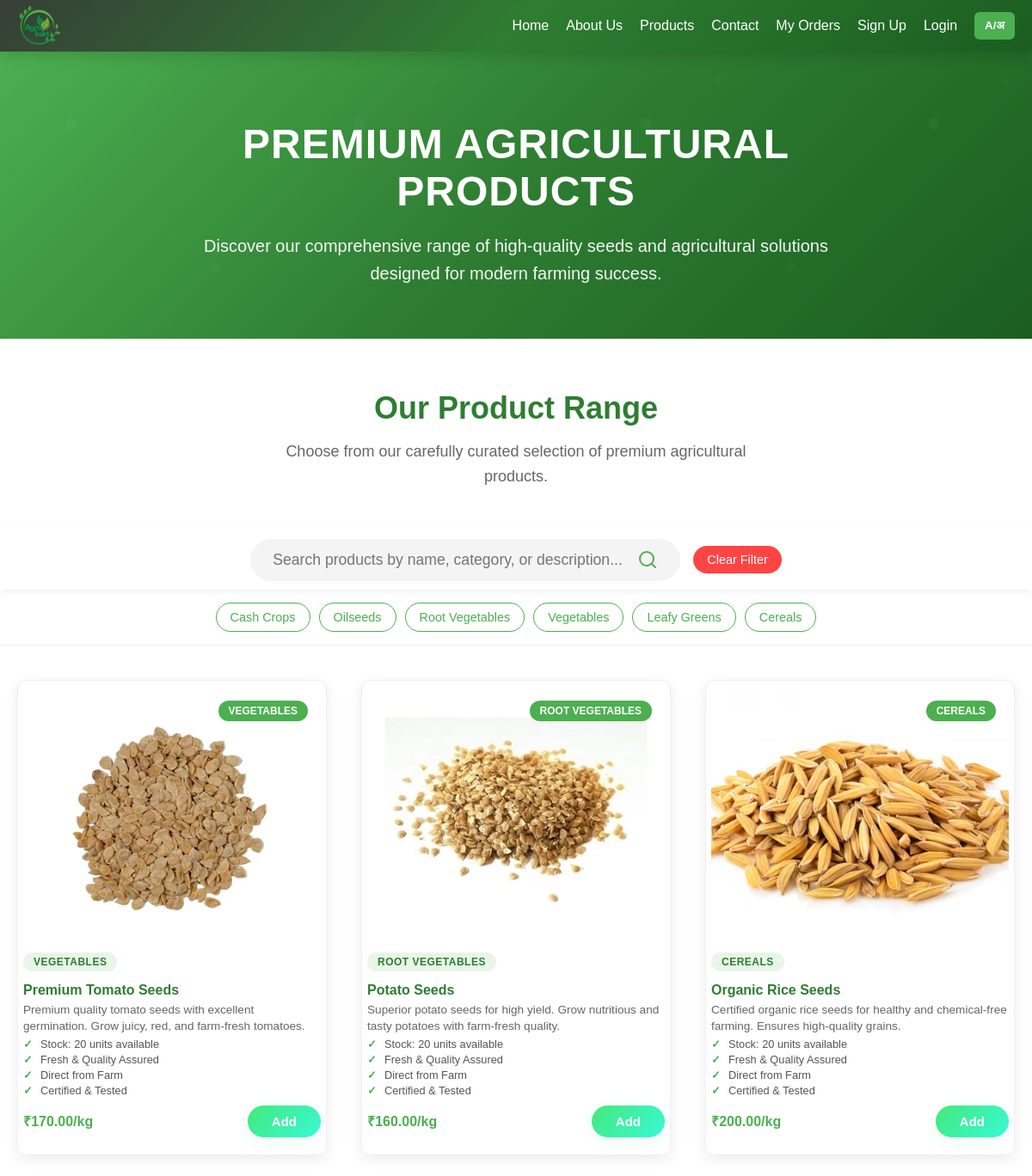
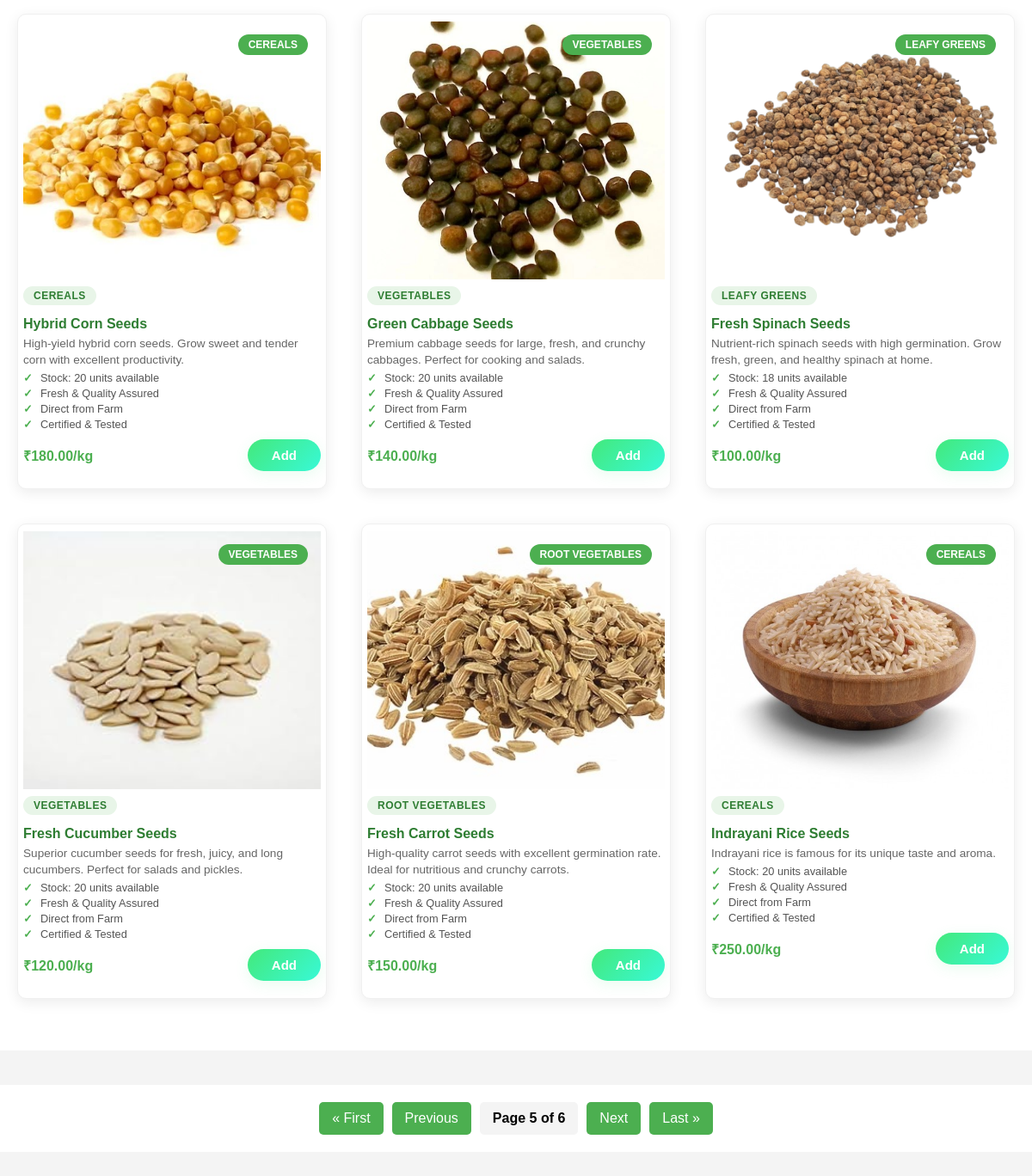
Page /product/?page=5 on the committed database (2 pictures, top to bottom).
### core/models.py (models this page shows, shortened)
class Product(models.Model):
    name = models.CharField(max_length=200)
    name_mr = models.CharField(max_length=200, blank=True, null=True, verbose_name="Name in Marathi")
    description = models.TextField()
    description_mr = models.TextField(blank=True, null=True, verbose_name="Description in Marathi")
    price = models.DecimalField(max_digits=10, decimal_places=2)
    stock_quantity = models.IntegerField(default=0)
    image = models.ImageField(upload_to='products/', blank=True, null=True)
    category = models.CharField(max_length=100, blank=True)
    category_mr = models.CharField(max_length=100, blank=True, null=True, verbose_name="Category in Marathi")
    is_active = models.BooleanField(default=True)
    is_low_stock = models.BooleanField(default=False)
    created_at = models.DateTimeField(auto_now_add=True)
    class Meta:
        ordering = ['-created_at']

### core/views.py (the view, shortened to what this page needs)
# urls.py: path('product/', views.product_view, name='product'),
def product_view(request):
    from django.core.paginator import Paginator
    from django.db.models import Q
    search_query = request.GET.get('search', '')
    category_filter = request.GET.get('category', '')
    products = Product.objects.filter(is_active=True)
    if category_filter:
        products = products.filter(category__iexact=category_filter)
    products = products.order_by('-created_at')
    paginator = Paginator(products, 9)
    page_number = request.GET.get('page')
    page_obj = paginator.get_page(page_number)
    categories = [
        'Cash Crops',
        'Oilseeds',
        'Root Vegetables',
        'Vegetables',
        'Leafy Greens',
        'Cereals'
    ]
    return render(request, 'core/Product.html', {
        'products': page_obj,
        'categories': categories,
        'page_obj': page_obj,
        'search_query': search_query,
        'category_filter': category_filter
    })

### core/templates/core/Product.html (shortened to what this page needs)
{% load static %}
{% include "core/base_header.html" %}
<!DOCTYPE html>
<html lang="en">
<head>
</head>
<body>
  <section class="hero-section">
    <div class="hero-content">
      <h1 class="lang-text" data-en="Premium Agricultural Products" data-mr="प्रीमियम कृषी उत्पादने">Premium Agricultural Products</h1>
      <p class="lang-text"
         data-en="Discover our comprehensive range of high-quality seeds and agricultural solutions designed for modern farming success."
         data-mr="आधुनिक शेतीच्या यशासाठी डिझाइन केलेल्या उच्च दर्जाच्या बियाण्यांची आणि कृषी उपायांची आमची व्यापक श्रेणी शोधा.">
      </p>
    </div>
  </section>
  <section class="product-range-header">
    <h2 class="lang-text" data-en="Our Product Range" data-mr="आमची उत्पादन श्रेणी">Our Product Range</h2>
    <p class="lang-text"
       data-en="Choose from our carefully curated selection of premium agricultural products."
       data-mr="आमच्या काळजीपूर्वक निवडलेल्या प्रीमियम कृषी उत्पादनांमधून निवडा.">
    </p>
  </section>
  <div style="width:100%;background:#fff;box-shadow:0 2px 8px rgba(44,62,80,0.07);padding:18px 0 10px 0;display:flex;justify-content:center;align-items:center;z-index:10;position:relative;">
    <form method="GET" action="." style="display:flex;align-items:center;max-width:500px;width:100%;background:#f4f4f4;border-radius:30px;padding:6px 18px;">
      <input name="search" id="product-search-input" type="text" placeholder="Search products by name, category, or description..." value="{{ search_query|default:'' }}" style="flex:1;border:none;background:transparent;font-size:1.1rem;padding:8px 0 8px 8px;outline:none;">
      <button type="submit" style="background:none;border:none;cursor:pointer;padding:0 8px;">
        <svg width="24" height="24" fill="none" stroke="#4CAF50" stroke-width="2" stroke-linecap="round" stroke-linejoin="round"><circle cx="11" cy="11" r="8"/><line x1="21" y1="21" x2="16.65" y2="16.65"/></svg>
      </button>
    </form>
    <button onclick="clearAllFilters()" style="margin-left:15px;background:#ff4444;color:white;border:none;border-radius:20px;padding:8px 16px;font-size:0.9rem;font-weight:500;cursor:pointer;transition:all 0.3s ease;">
      Clear Filter
    </button>
  </div>
  <div style="width:100%;background:#fff;padding:15px 0;display:flex;justify-content:center;flex-wrap:wrap;gap:10px;border-bottom:1px solid #f0f0f0;">
    {% for cat in categories %}
      <a href="javascript:void(0);"
         class="category-btn {% if category_filter == cat %}category-btn-active{% endif %}"
         onclick="filterProducts('{{ cat|urlencode }}')">
        {{ cat }}
      </a>
    {% endfor %}
  </div>
  <section class="products-section">
    {% if products %}
      {% for product in products %}
        {% if product.is_active %}
          <div class="product-card">
            <div class="product-image-container">
              {% if product.image %}
                <img src="{{ product.image.url }}" alt="{{ product.name }}">
              {% else %}
                <img src="{% static 'images/agrokart.png' %}" alt="{{ product.name }}">
              {% endif %}
              {% if product.category %}
                <div class="product-badge">{{ product.category }}</div>
              {% endif %}
            </div>
            <div class="product-content">
              <div class="product-category">{{ product.category|upper|default:"SEEDS" }}</div>
              <h3>{{ product.name }}</h3>
              <p class="product-description">
                {{ product.description|truncatewords:20 }}
              </p>
              <ul class="product-features">
                <li>Stock: {{ product.stock_quantity }} units available</li>
                <li>Fresh & Quality Assured</li>
                <li>Direct from Farm</li>
                <li>Certified & Tested</li>
              </ul>
              <div class="product-footer">
                <div class="product-price">₹{{ product.price }}/kg</div>
                <button class="add-btn" data-product-id="{{ product.id }}">Add</button>
              </div>
            </div>
          </div>
        {% endif %}
      {% endfor %}
    {% else %}
      <div class="no-products">
        <h3>No products available at the moment</h3>
        <p>Please check back later or contact admin to add products.</p>
      </div>
    {% endif %}
  </section>
  {% if page_obj and page_obj.paginator.num_pages > 1 %}
  <div class="pagination-container" style="text-align: center; margin: 40px 0; padding: 20px; background: white;">
    <div class="pagination" style="display: inline-flex; gap: 10px; align-items: center;">
      {% if page_obj.has_previous %}
        <a href="?page=1" class="pagination-btn" style="padding: 10px 15px; background: #4CAF50; color: white; text-decoration: none; border-radius: 5px;">&laquo; First</a>
        <a href="?page={{ page_obj.previous_page_number }}" class="pagination-btn" style="padding: 10px 15px; background: #4CAF50; color: white; text-decoration: none; border-radius: 5px;">Previous</a>
      {% endif %}
      <span class="current-page" style="padding: 10px 15px; background: #f4f4f4; border-radius: 5px; font-weight: bold;">
        Page {{ page_obj.number }} of {{ page_obj.paginator.num_pages }}
      </span>
      {% if page_obj.has_next %}
        <a href="?page={{ page_obj.next_page_number }}" class="pagination-btn" style="padding: 10px 15px; background: #4CAF50; color: white; text-decoration: none; border-radius: 5px;">Next</a>
        <a href="?page={{ page_obj.paginator.num_pages }}" class="pagination-btn" style="padding: 10px 15px; background: #4CAF50; color: white; text-decoration: none; border-radius: 5px;">Last &raquo;</a>
      {% endif %}
    </div>
  </div>
  {% endif %}
</body>
</html>

### core/templates/core/Product.html (style rules this page uses)
* { margin: 0; padding: 0; box-sizing: border-box; font-family: 'Poppins', sans-serif; }
body { background-color: #f4f4f4; overflow-x: hidden; padding-top: 60px; }
.hero-section { background: linear-gradient(135deg, #4CAF50, #2E7D32, #1B5E20); color: white; text-align: center; padding: 80px 20px 60px; position: relative; overflow: hidden; }
.hero-section::before { content: ''; position: absolute; top: 0; left: 0; right: 0; bottom: 0; opacity: 0.3; }
.hero-content { position: relative; z-index: 2; max-width: 800px; margin: 0 auto; }
.hero-section h1 { font-size: 48px; font-weight: bold; margin-bottom: 20px; text-transform: uppercase; letter-spacing: 1px; }
.hero-section p { font-size: 20px; line-height: 1.6; opacity: 0.95; }
.product-range-header { text-align: center; padding: 60px 20px 40px; background: white; }
.product-range-header h2 { font-size: 36px; color: #2E7D32; margin-bottom: 15px; font-weight: bold; }
.product-range-header p { font-size: 18px; color: #666; max-width: 600px; margin: 0 auto; line-height: 1.6; }
.products-section { padding: 30px 10px 40px 10px; background: white; display: grid; grid-template-columns: repeat(3, 1fr); gap: 40px; max-width: 1300px; margin: 0 auto; }
.product-card { background: white; border-radius: 10px; box-shadow: 0 4px 16px rgba(0,0,0,0.08); overflow: hidden; transition: all 0.2s ease; position: relative; border: 1px solid #f0f0f0; height: 100%; min-height: 180px; margin-bottom: 12px; padding: 8px 6px 8px 6px; max-width: 400px; width: 100%; justify-self: center; }
.product-image-container { position: relative; overflow: hidden; }
.product-card img { width: 100%; height: 300px; object-fit: cover; transition: transform 0.3s ease; }
.product-badge { position: absolute; top: 15px; right: 15px; background: #4CAF50; color: white; padding: 5px 12px; border-radius: 20px; font-size: 12px; font-weight: bold; text-transform: uppercase; }
.product-content { padding: 8px 0 0 0; }
.product-category { display: inline-block; background: #E8F5E8; color: #2E7D32; padding: 4px 12px; border-radius: 15px; font-size: 12px; font-weight: bold; text-transform: uppercase; margin-bottom: 12px; letter-spacing: 0.5px; }
.product-content h3 { font-size: 1rem; font-weight: bold; margin-bottom: 4px; color: #2E7D32; line-height: 1.2; }
.product-description { font-size: 0.85rem; color: #666; margin-bottom: 4px; line-height: 1.4; }
.product-features { list-style: none; margin-bottom: 8px; }
.product-features li { font-size: 0.8rem; color: #555; margin-bottom: 3px; position: relative; padding-left: 20px; }
.product-features li::before { content: '✓'; position: absolute; left: 0; color: #4CAF50; font-weight: bold; }
.product-footer { display: flex; justify-content: space-between; align-items: center; margin-top: 10px; flex-direction: row; gap: 8px; align-items: center; }
.product-price { font-size: 1rem; font-weight: bold; color: #4CAF50; }
@media (max-width: 1200px) { .products-section { grid-template-columns: repeat(auto-fit, minmax(300px, 1fr)); padding: 40px 20px 60px 20px; } }
.add-btn { background: linear-gradient(135deg, #43e97b 0%, #38f9d7 100%); color: #fff; padding: 10px 28px; border: none; border-radius: 25px; font-size: 15px; font-weight: 600; box-shadow: 0 4px 16px rgba(67,233,123,0.12); cursor: pointer; transition: background 0.3s, box-shadow 0.3s, transform 0.2s; outline: none; margin-left: 10px; }
.category-btn { padding: 8px 16px; border-radius: 20px; text-decoration: none; font-size: 0.9rem; font-weight: 500; transition: all 0.3s ease; border: 1px solid #4CAF50; color: #4CAF50; background: transparent; }

### rows in the picture
Product: image (picture), category "VEGETABLES", name "Premium Tomato Seeds", description "Premium quality tomato seeds with excellent germination. Grow juicy, red, and farm-fresh tomatoes.", stock_quantity "20", price "170.00"
Product: image (picture), category "ROOT VEGETABLES", name "Potato Seeds", description "Superior potato seeds for high yield. Grow nutritious and tasty potatoes with farm-fresh quality.", stock_quantity "20", price "160.00"
Product: image (picture), category "CEREALS", name "Organic Rice Seeds", description "Certified organic rice seeds for healthy and chemical-free farming. Ensures high-quality grains.", stock_quantity "20", price "200.00"
Product: image (picture), category "CEREALS", name "Hybrid Corn Seeds", description "High-yield hybrid corn seeds. Grow sweet and tender corn with excellent productivity.", stock_quantity "20", price "180.00"
Product: image (picture), category "VEGETABLES", name "Green Cabbage Seeds", description "Premium cabbage seeds for large, fresh, and crunchy cabbages. Perfect for cooking and salads.", stock_quantity "20", price "140.00"
Product: image (picture), category "LEAFY GREENS", name "Fresh Spinach Seeds", description "Nutrient-rich spinach seeds with high germination. Grow fresh, green, and healthy spinach at home.", stock_quantity "18", price "100.00"
Product: image (picture), category "VEGETABLES", name "Fresh Cucumber Seeds", description "Superior cucumber seeds for fresh, juicy, and long cucumbers. Perfect for salads and pickles.", stock_quantity "20", price "120.00"
Product: image (picture), category "ROOT VEGETABLES", name "Fresh Carrot Seeds", description "High-quality carrot seeds with excellent germination rate. Ideal for nutritious and crunchy carrots.", stock_quantity "20", price "150.00"
Product: image (picture), category "CEREALS", name "Indrayani Rice Seeds", description "Indrayani rice is famous for its unique taste and aroma.", stock_quantity "20", price "250.00"

### other values in the picture
{{ cat }} "Cash Crops" "Oilseeds" "Root Vegetables" "Vegetables" "Leafy Greens" "Cereals"
{{ page_obj.number }} "5"
{{ page_obj.paginator.num_pages }} "6"
